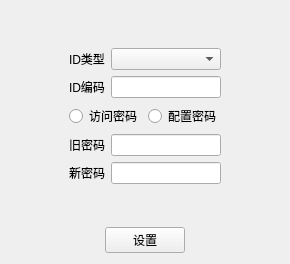
<?xml version="1.0" encoding="UTF-8"?>
<ui version="4.0">
 <class>PwdSetForm</class>
 <widget class="QWidget" name="PwdSetForm">
  <property name="geometry">
   <rect>
    <x>0</x>
    <y>0</y>
    <width>290</width>
    <height>264</height>
   </rect>
  </property>
  <property name="windowTitle">
   <string>Form</string>
  </property>
  <layout class="QVBoxLayout" name="verticalLayout">
   <item>
    <spacer name="verticalSpacer_2">
     <property name="orientation">
      <enum>Qt::Vertical</enum>
     </property>
     <property name="sizeHint" stdset="0">
      <size>
       <width>20</width>
       <height>35</height>
      </size>
     </property>
    </spacer>
   </item>
   <item>
    <layout class="QGridLayout" name="gridLayout_2">
     <item row="0" column="0">
      <spacer name="horizontalSpacer_3">
       <property name="orientation">
        <enum>Qt::Horizontal</enum>
       </property>
       <property name="sizeHint" stdset="0">
        <size>
         <width>40</width>
         <height>20</height>
        </size>
       </property>
      </spacer>
     </item>
     <item row="0" column="1">
      <layout class="QGridLayout" name="gridLayout">
       <item row="0" column="0">
        <widget class="QLabel" name="label">
         <property name="text">
          <string>ID类型</string>
         </property>
        </widget>
       </item>
       <item row="0" column="1">
        <widget class="QComboBox" name="comboBox"/>
       </item>
       <item row="1" column="0">
        <widget class="QLabel" name="label_2">
         <property name="text">
          <string>ID编码</string>
         </property>
        </widget>
       </item>
       <item row="1" column="1">
        <widget class="QLineEdit" name="lineEdit"/>
       </item>
       <item row="2" column="0" colspan="2">
        <layout class="QHBoxLayout" name="horizontalLayout">
         <item>
          <widget class="QRadioButton" name="radioButton">
           <property name="text">
            <string>访问密码</string>
           </property>
          </widget>
         </item>
         <item>
          <widget class="QRadioButton" name="radioButton_2">
           <property name="text">
            <string>配置密码</string>
           </property>
          </widget>
         </item>
        </layout>
       </item>
       <item row="3" column="0">
        <widget class="QLabel" name="label_3">
         <property name="text">
          <string>旧密码</string>
         </property>
        </widget>
       </item>
       <item row="3" column="1">
        <widget class="QLineEdit" name="lineEdit_2"/>
       </item>
       <item row="4" column="0">
        <widget class="QLabel" name="label_4">
         <property name="text">
          <string>新密码</string>
         </property>
        </widget>
       </item>
       <item row="4" column="1">
        <widget class="QLineEdit" name="lineEdit_3"/>
       </item>
      </layout>
     </item>
     <item row="0" column="2">
      <spacer name="horizontalSpacer_4">
       <property name="orientation">
        <enum>Qt::Horizontal</enum>
       </property>
       <property name="sizeHint" stdset="0">
        <size>
         <width>40</width>
         <height>20</height>
        </size>
       </property>
      </spacer>
     </item>
    </layout>
   </item>
   <item>
    <spacer name="verticalSpacer">
     <property name="orientation">
      <enum>Qt::Vertical</enum>
     </property>
     <property name="sizeHint" stdset="0">
      <size>
       <width>20</width>
       <height>36</height>
      </size>
     </property>
    </spacer>
   </item>
   <item>
    <layout class="QHBoxLayout" name="horizontalLayout_2">
     <item>
      <spacer name="horizontalSpacer">
       <property name="orientation">
        <enum>Qt::Horizontal</enum>
       </property>
       <property name="sizeHint" stdset="0">
        <size>
         <width>40</width>
         <height>20</height>
        </size>
       </property>
      </spacer>
     </item>
     <item>
      <widget class="QPushButton" name="pushButton">
       <property name="text">
        <string>设置</string>
       </property>
      </widget>
     </item>
     <item>
      <spacer name="horizontalSpacer_2">
       <property name="orientation">
        <enum>Qt::Horizontal</enum>
       </property>
       <property name="sizeHint" stdset="0">
        <size>
         <width>40</width>
         <height>20</height>
        </size>
       </property>
      </spacer>
     </item>
    </layout>
   </item>
  </layout>
 </widget>
 <resources/>
 <connections/>
</ui>
